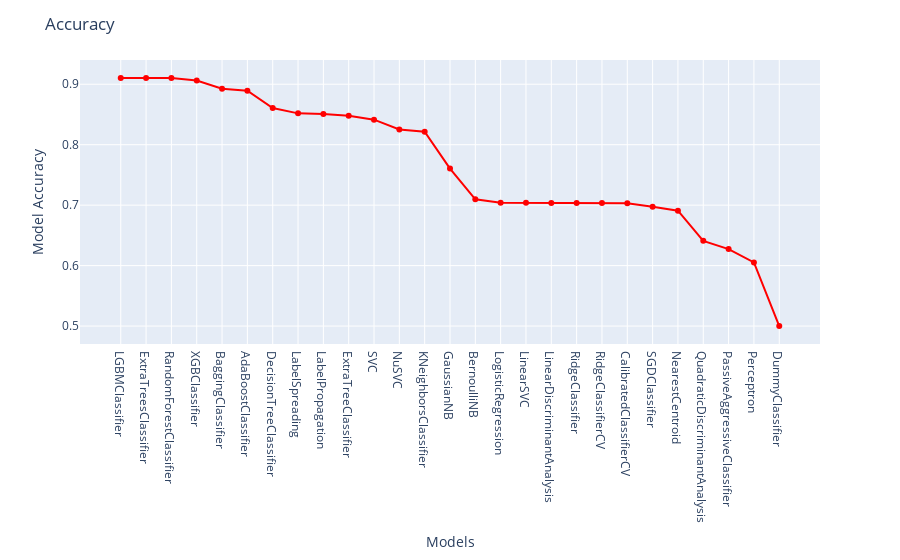
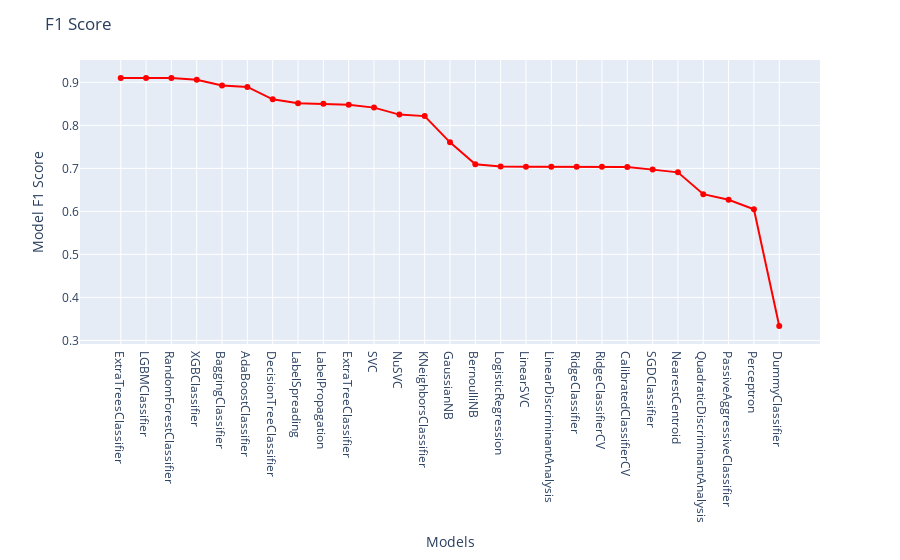

Notebook source saved alongside these figures, in order:
### Code cell
# show the results
index = ['Accuracy','F1 Score']
for i in index:
    results.sort_values(by = i ,inplace = True,ascending = False)
    line = px.line(data_frame= results ,y =i , markers = True)
    line.update_xaxes(title="Models")
    line.update_yaxes(title = f"Model {i}")
    line.update_traces(line_color="red")
    line.update_layout(title = {'text': f'{i} '})
    line.show()

### Figure 1 — Plotly figure (JSON) as saved in the notebook; plotly's stock layout.template omitted (floating-point values rounded to 4 significant figures)
{"data": [{"hovertemplate": "Model=%{x}<br>Accuracy=%{y}<extra></extra>", "legendgroup": "", "line": {"color": "red", "dash": "solid"}, "marker": {"symbol": "circle"}, "mode": "lines+markers", "name": "", "orientation": "v", "showlegend": false, "x": ["LGBMClassifier", "ExtraTreesClassifier", "RandomForestClassifier", "XGBClassifier", "BaggingClassifier", "AdaBoostClassifier", "DecisionTreeClassifier", "LabelSpreading", "LabelPropagation", "ExtraTreeClassifier", "SVC", "NuSVC", "KNeighborsClassifier", "GaussianNB", "BernoulliNB", "LogisticRegression", "LinearSVC", "LinearDiscriminantAnalysis", "RidgeClassifier", "RidgeClassifierCV", "CalibratedClassifierCV", "SGDClassifier", "NearestCentroid", "QuadraticDiscriminantAnalysis", "PassiveAggressiveClassifier", "Perceptron", "DummyClassifier"], "xaxis": "x", "y": [0.9104, 0.9104, 0.9102, 0.9061, 0.8927, 0.8893, 0.8605, 0.8518, 0.8506, 0.8479, 0.8414, 0.8252, 0.8215, 0.7605, 0.7097, 0.7041, 0.7039, 0.7036, 0.7036, 0.7036, 0.7031, 0.6973, 0.6908, 0.6409, 0.6274, 0.6053, 0.5], "yaxis": "y", "type": "scatter"}], "layout": {"xaxis": {"anchor": "y", "domain": [0, 1], "title": {"text": "Models"}, "type": "category", "range": [-1.619, 27.62], "autorange": true}, "yaxis": {"anchor": "x", "domain": [0, 1], "title": {"text": "Model Accuracy"}, "type": "linear", "range": [0.4649, 0.9455], "autorange": true}, "legend": {"tracegroupgap": 0}, "margin": {"t": 60}, "title": {"text": "Accuracy "}, "autosize": true}}

### Figure 2 — Plotly figure (JSON) as saved in the notebook; plotly's stock layout.template omitted (floating-point values rounded to 4 significant figures)
{"data": [{"hovertemplate": "Model=%{x}<br>F1 Score=%{y}<extra></extra>", "legendgroup": "", "line": {"color": "red", "dash": "solid"}, "marker": {"symbol": "circle"}, "mode": "lines+markers", "name": "", "orientation": "v", "showlegend": false, "x": ["ExtraTreesClassifier", "LGBMClassifier", "RandomForestClassifier", "XGBClassifier", "BaggingClassifier", "AdaBoostClassifier", "DecisionTreeClassifier", "LabelSpreading", "LabelPropagation", "ExtraTreeClassifier", "SVC", "NuSVC", "KNeighborsClassifier", "GaussianNB", "BernoulliNB", "LogisticRegression", "LinearSVC", "LinearDiscriminantAnalysis", "RidgeClassifier", "RidgeClassifierCV", "CalibratedClassifierCV", "SGDClassifier", "NearestCentroid", "QuadraticDiscriminantAnalysis", "PassiveAggressiveClassifier", "Perceptron", "DummyClassifier"], "xaxis": "x", "y": [0.9103, 0.9103, 0.91, 0.906, 0.8926, 0.8893, 0.8605, 0.8517, 0.8504, 0.8479, 0.8413, 0.825, 0.8215, 0.7605, 0.7096, 0.7041, 0.7039, 0.7036, 0.7036, 0.7036, 0.7031, 0.6971, 0.6908, 0.6401, 0.6271, 0.605, 0.3333], "yaxis": "y", "type": "scatter"}], "layout": {"xaxis": {"anchor": "y", "domain": [0, 1], "title": {"text": "Models"}, "type": "category", "range": [-1.619, 27.62], "autorange": true}, "yaxis": {"anchor": "x", "domain": [0, 1], "title": {"text": "Model F1 Score"}, "type": "linear", "range": [0.284, 0.9596], "autorange": true}, "legend": {"tracegroupgap": 0}, "margin": {"t": 60}, "title": {"text": "F1 Score "}, "autosize": true}}
